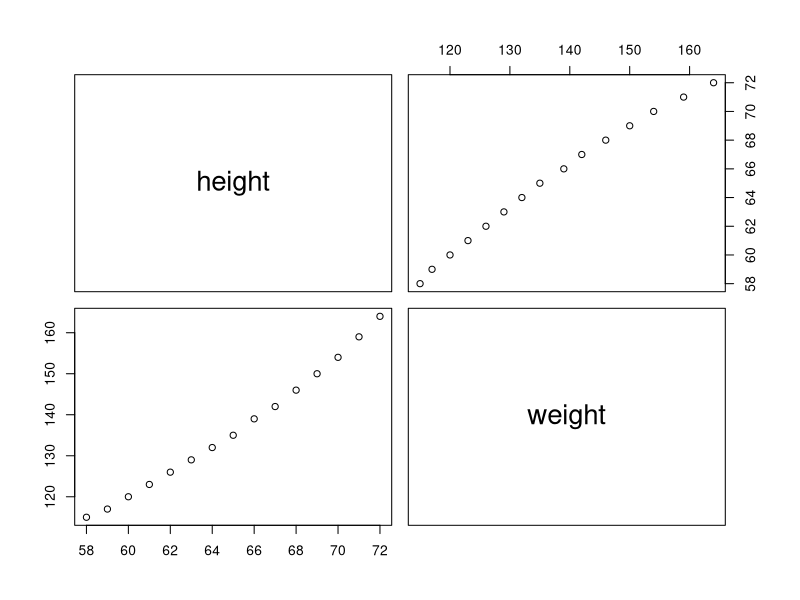
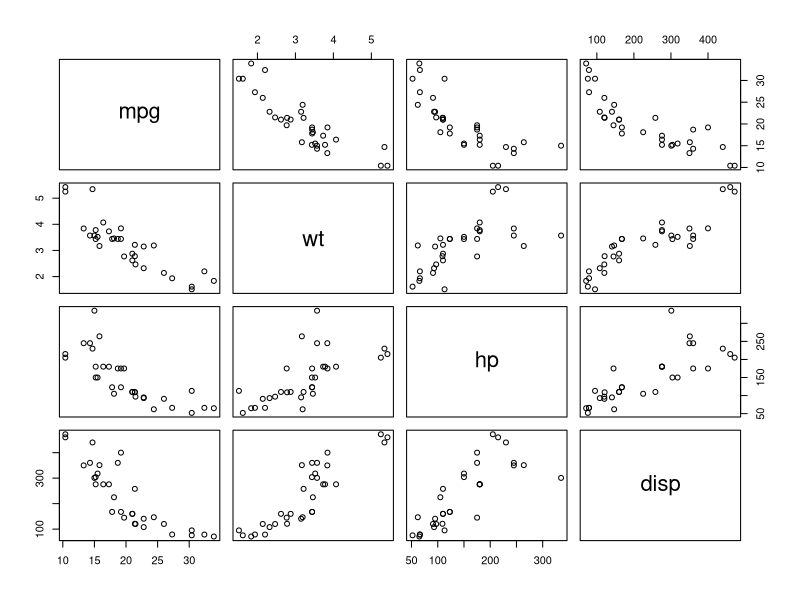
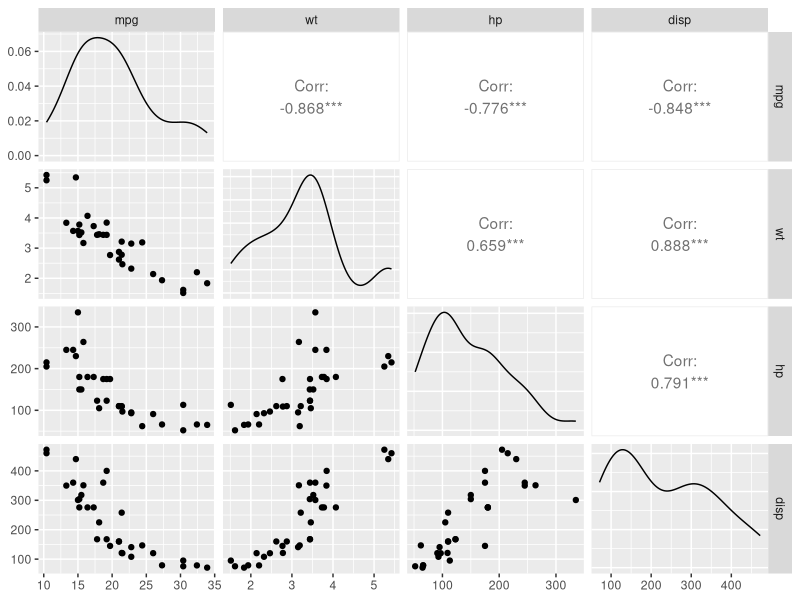
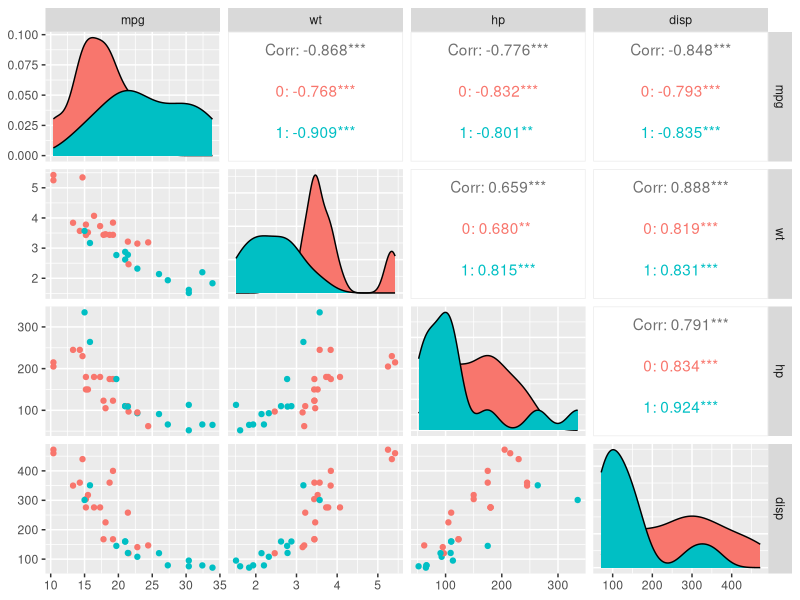

Write the R code that produced these figures, in order.
#gg plot Pairs Plot
#shows correlation between variables

#correlation plot
cor(women$height,women$weight)
pairs(women)
#is the relation between height and women + or - : Positive


#mtcars
numCols = c('mpg','wt','hp','disp')
df=mtcars
head(df[,numCols])
cor(df[,numCols])
pairs(df[,numCols])
df=mtcars
catcols = c('cyl', 'vs', 'am', 'gear', 'carb')
df[,catcols] = lapply(df[,catcols], as.factor)

library("ggplot2")   
library("GGally")

ggpairs(df[,numCols])

ggpairs(df, columns = numCols, ggplot2::aes(colour=am))
